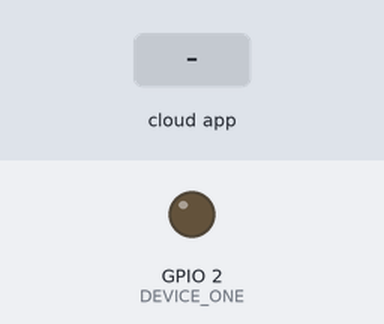
A sketch run on a simulated ESP8266 (NodeMCU). Parts: output pins drawn as LEDs (lit = HIGH). The test bench sets the inputs (shaded band). WiFi joins after 1.5 s; servers stay silent unless stated; what the sketch prints to the serial monitor is not drawn.

Above: at 2.7 s.
2.8 s: the phone or cloud app sets light.one to 0
At 4.4 s:
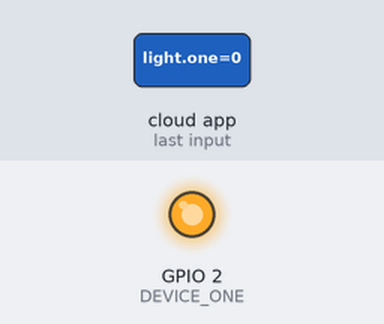
4.8 s: the phone or cloud app sets light.one to 1
At 6.0 s:
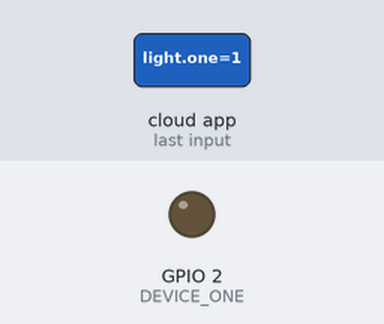
Timing chart, 0 to 7.8 s (numbered marks = the images above; inputs shaded):
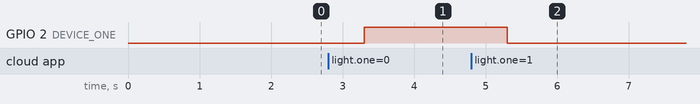

The sketch:

AlexaSmartDevice.ino
```cpp
#include <ESP8266WiFi.h>
#include "fauxmoESP.h"

fauxmoESP server;

#define WIFI_SSID          "SSID"
#define WIFI_PASS          "password"

#define DEVICE_ONE          2
#define ID_ONE             "light one"

int stateOne = 0;
int valueOne = 0;
boolean flagOne = false;

void wifiSetup() {

    // Set ESP as a node to connect to wifi
    WiFi.mode(WIFI_STA);
    WiFi.begin(WIFI_SSID, WIFI_PASS);

    Serial.printf("[WIFI] Connecting to %s ", WIFI_SSID);

    while (WiFi.status() != WL_CONNECTED) {
        Serial.print(".");
        delay(100);
    }
    Serial.println();
    Serial.printf("[WIFI] STATION Mode, SSID: %s, IP address: %s\n", WiFi.SSID().c_str(), WiFi.localIP().toString().c_str());
}

void setup() {

    wifiSetup();
    Serial.begin(115200);

    pinMode(DEVICE_ONE, OUTPUT);

    digitalWrite(DEVICE_ONE, LOW);

    server.setPort(80); // This is required for gen3 devices
    server.enable(true);

    // Add virtual devices
    server.addDevice(ID_ONE);

    server.onSetState([](unsigned char device_id, const char * device_name, bool state, unsigned char value) {

        Serial.printf("[MAIN] Device #%d (%s) state: %s value: %d\n", device_id, device_name, state ? "ON" : "OFF", value);

        if (strcmp(device_name, ID_ONE)==0) {
            stateOne = state;
            valueOne = value;
            flagOne = true;
        }
    });
}

void loop() {
    server.handle();

    if (flagOne == true)
    {
      flagOne = false;
      digitalWrite(DEVICE_ONE, stateOne);
      delay(500);
      digitalWrite(DEVICE_ONE, !stateOne);
      //digitalWrite(DEVICE_ONE, state ? LOW : HIGH);
    }
    // server.setState(ID_ONE, true, 255); //Use if state updated outside of callback (not by alexa)
}
```

Measured:
- after the input at 2.8 s, GPIO 2 (DEVICE_ONE): LOW → HIGH after 0.50 s
- after the input at 4.8 s, GPIO 2 (DEVICE_ONE): HIGH → LOW after 0.50 s
